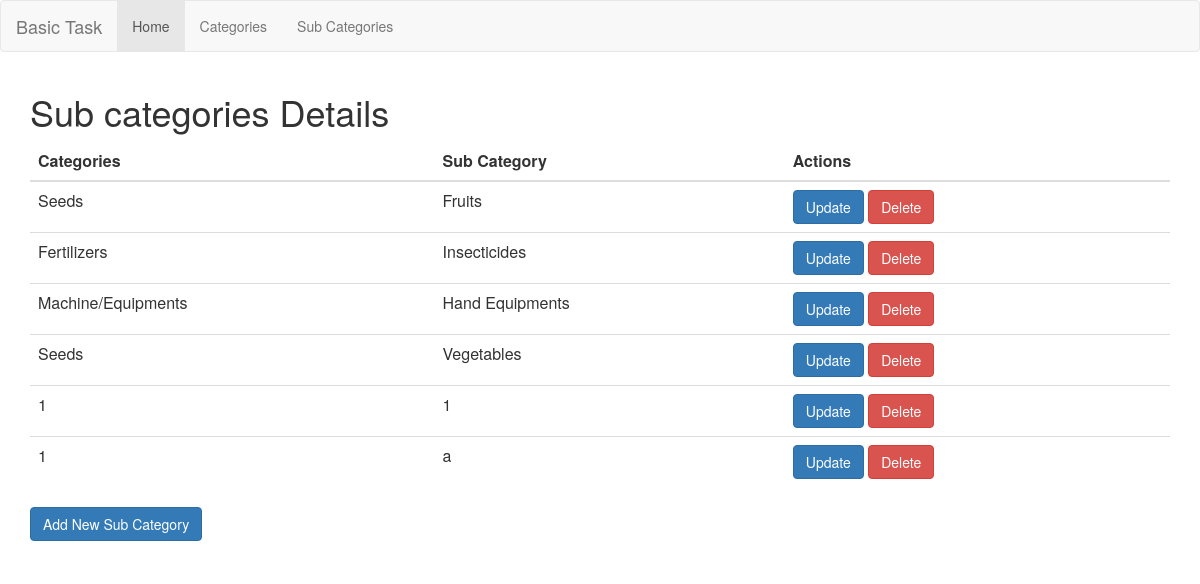
/subcategories/, run on the app's committed database.
### simpletask/models.py (models this page shows, shortened)
class SubCategory(models.Model):
    category_name = models.ForeignKey(Category, on_delete=models.CASCADE)
    subcategory = models.CharField(max_length=250)

class Category(models.Model):
    category = models.CharField(max_length=250)
    def __str__(self):
        return self.category

### simpletask/views.py (the view)
# urls.py: url('subcategories/', views.SubCategoryView.as_view(),
class SubCategoryView(ListView):
    model = SubCategory
    template_name = 'my-sub-categories.html'

### simpletask/templates/my-sub-categories.html (shortened to what this page needs)
{% extends 'base.html' %}
{% block content %}
<h1>Sub categories Details</h1>
<div class="form-group row">
        <div class="col-xs-3" style="width:100%">
            <table class="table table-hover">
    <thead>
    <tr>
        <th>Categories</th>
        <th>Sub Category</th>
        <th>Actions</th>
    </tr>
    </thead>
    <tbody>
    {% for cat in object_list %}
    <tr><td>{{ cat.category_name }}</td>
        <td>{{ cat.subcategory }}
        </td>
        <td>
            <a href="{% url 'SubCategoryUpdate' cat.id %}"
               class="btn btn-primary"
           role="button">Update</a>
            <a href="{% url 'SubCategoryDelete' cat.id %}"
               class="btn btn-danger"
           role="button">Delete</a>
        </td>
    </tr>
{% empty %}
    <tr><td>No Sub Categories Added yet.</td><td></td></tr>
{% endfor %}
    </tbody>
</table>
        </div>
    <div class="col-xs-3" style="width:100%">
        <a href="{% url 'create_sub_cat' %}" class="btn btn-primary"
           role="button">Add New Sub Category</a>
    </div>
</div>
{% endblock %}

### simpletask/templates/base.html (shortened to what this page needs)
<html>
<head>
      <link rel="stylesheet" href="https://maxcdn.bootstrapcdn.com/bootstrap/3.4.1/css/bootstrap.min.css">
  </head>
<body>
<nav class="navbar navbar-default">
  <div class="container-fluid" id="cssmenu">
    <div class="navbar-header">
      <a class="navbar-brand" href="{% url 'index' %}">Basic Task</a>
    </div>
    <ul class="nav navbar-nav">
      <li class="active"><a href="{% url 'Home' %}">Home</a></li>
      <li><a
              href="{% url 'all_categories' %}">Categories</a>
      </li>
      <li><a href="{% url 'all_sub_categories' %}">Sub Categories</a></li>
    </ul>
  </div>
</nav>
<div class="container">
        {%block content%}{%endblock%}
</div>
</body>
</html>

### data on the page
SubCategory: category_name "Seeds", subcategory "Fruits"
SubCategory: category_name "Fertilizers", subcategory "Insecticides"
SubCategory: category_name "Machine/Equipments", subcategory "Hand Equipments"
SubCategory: category_name "Seeds", subcategory "Vegetables"
SubCategory: category_name "1", subcategory "1"
SubCategory: category_name "1", subcategory "a"
